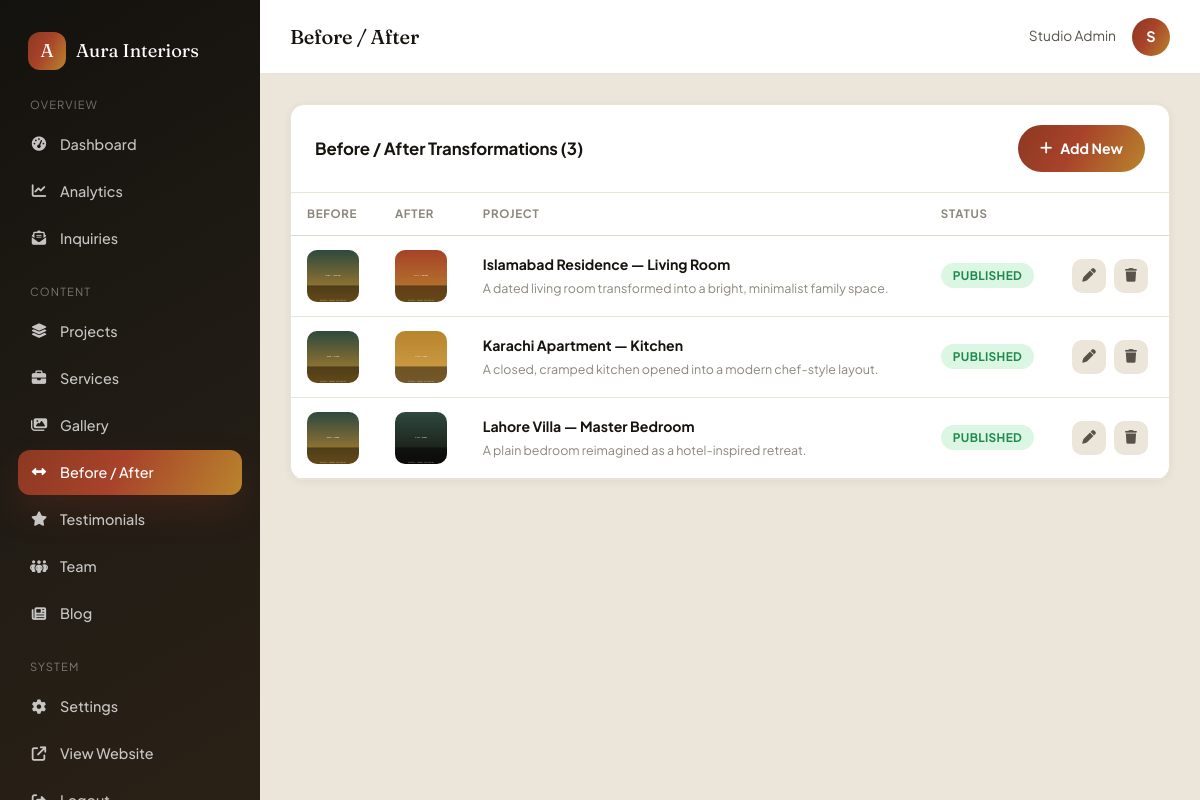
Screenshot of /admin/before-after.php (signed in) with the database file from the repository.
### tables this page shows
CREATE TABLE `before_after` (
  `id` INT UNSIGNED AUTO_INCREMENT PRIMARY KEY,
  `project_name` VARCHAR(180) NOT NULL,
  `description` VARCHAR(500) NULL,
  `before_image` VARCHAR(255) NOT NULL,
  `after_image` VARCHAR(255) NOT NULL,
  `sort_order` SMALLINT NOT NULL DEFAULT 0,
  `is_published` TINYINT(1) NOT NULL DEFAULT 1,
  `created_at` DATETIME NOT NULL DEFAULT CURRENT_TIMESTAMP
);

### config/database.php (called while the page is built, shortened)
<?php
function db(): PDO
{
    static $pdo = null;
    if ($pdo instanceof PDO) {
        return $pdo;
    }
    $dsn = 'mysql:host=' . DB_HOST . ';dbname=' . DB_NAME . ';charset=' . DB_CHARSET;
    try {
        $pdo = new PDO($dsn, DB_USER, DB_PASS, [
            PDO::ATTR_ERRMODE            => PDO::ERRMODE_EXCEPTION,
            PDO::ATTR_DEFAULT_FETCH_MODE => PDO::FETCH_ASSOC,
            PDO::ATTR_EMULATE_PREPARES   => false,
        ]);
    } catch (PDOException $e) {
        http_response_code(500);
        if (defined('SITE_ENV') && SITE_ENV === 'local') {
            die('Database connection failed: ' . $e->getMessage());
        }
        die('We are experiencing a temporary issue. Please try again shortly.');
    }
    return $pdo;
}

### includes/functions.php (called while the page is built, shortened)
<?php
function e(?string $value): string
{
    return htmlspecialchars($value ?? '', ENT_QUOTES, 'UTF-8');
}
function asset(string $path): string
{
    return BASE_URL . '/' . ltrim($path, '/');
}
function img(?string $path, string $fallback = 'assets/images/placeholder.jpg'): string
{
    if (empty($path)) {
        return asset($fallback);
    }
    return asset($path);
}

### admin/before-after.php (the view, shortened to what this page needs)
<?php
$items = db()->query('SELECT * FROM before_after ORDER BY sort_order')->fetchAll();
require __DIR__ . '/includes/admin-header.php';
?>
<div class="panel">
  <div class="panel__head">
    <h2>Before / After Transformations (<?= count($items) ?>)</h2>
    <a href="ba-form.php" class="btn--admin"><i class="fa-solid fa-plus"></i> Add New</a>
  </div>
  <div class="table-wrap">
    <table class="admin-table">
      <thead><tr><th>Before</th><th>After</th><th>Project</th><th>Status</th><th></th></tr></thead>
      <tbody>
        <?php foreach ($items as $item): ?>
          <tr>
            <td><img class="table-thumb" src="<?= e(img($item['before_image'])) ?>" alt=""></td>
            <td><img class="table-thumb" src="<?= e(img($item['after_image'])) ?>" alt=""></td>
            <td><b><?= e($item['project_name']) ?></b><br><span style="color:var(--ink-faint);font-size:.78rem"><?= e($item['description']) ?></span></td>
            <td>
              <form method="post"><?= csrf_field() ?><input type="hidden" name="action" value="toggle_publish"><input type="hidden" name="id" value="<?= $item['id'] ?>">
                <button class="badge <?= $item['is_published'] ? 'badge--published' : 'badge--draft' ?>" style="border:none;cursor:pointer"><?= $item['is_published'] ? 'Published' : 'Draft' ?></button>
              </form>
            </td>
            <td>
              <div class="row-actions">
                <a href="ba-form.php?id=<?= $item['id'] ?>" title="Edit"><i class="fa-solid fa-pen"></i></a>
                <form method="post" data-confirm="Delete this entry?"><button class="danger" title="Delete"><i class="fa-solid fa-trash"></i></button></form>
              </div>
            </td>
          </tr>
        <?php endforeach; ?>
      </tbody>
    </table>
  </div>
</div>
<?php require __DIR__ . '/includes/admin-footer.php'; ?>

### assets/css/style.css (style rules this page uses)
:root { --bg: #F5F2EC; --surface: #FFFFFF; --surface-2: #ECE6DA; --surface-tint: #F1ECE1; --ink: #17140F; --ink-soft: #57534A; --ink-faint: #8C877C; --line: #DED6C6; --line-soft: #EAE4D8; --accent-1: #A8432A; --accent-2: #B9852D; --accent-3: #2F4A3E; --accent-4: #D2A24C; --gradient-brand: linear-gradient(120deg, #8C3822 0%, #A8432A 45%, #B9852D 100%); --gradient-brand-soft: linear-gradient(135deg, rgba(168,67,42,.10), rgba(185,133,45,.10)); --gradient-surface: linear-gradient(160deg, #FFFFFF 0%, #FBF8F2 55%, #F7F1E4 100%); --gradient-dark: linear-gradient(150deg, #14120E 0%, #211C15 55%, #2A2116 100%); --gradient-line: linear-gradient(90deg, var(--accent-1), var(--accent-2), var(--accent-4)); --shadow-sm: 0 2px 10px rgba(23,20,15,.06); --shadow-md: 0 10px 26px rgba(23,20,15,.09); --shadow-lg: 0 22px 50px rgba(23,20,15,.16); --shadow-glow: 0 16px 34px rgba(140,56,34,.24); --radius-sm: 8px; --radius-md: 14px; --radius-lg: 20px; --radius-pill: 999px; --font-display: 'Fraunces', 'Georgia', serif; --font-body: 'Plus Jakarta Sans', -apple-system, BlinkMacSystemFont, 'Segoe UI', sans-serif; --container: 1240px; --header-h: 80px; }
*,*::before,*::after { box-sizing:border-box; margin:0; padding:0; }
html { scroll-behavior:smooth; }
body { font-family: var(--font-body); background: var(--bg); color: var(--ink); line-height:1.6; font-size:16px; -webkit-font-smoothing:antialiased; overflow-x:hidden; }
img { max-width:100%; display:block; }
a { color:inherit; text-decoration:none; }
button { font-family:inherit; cursor:pointer; }
h1,h2,h3,h4,h5 { font-family: var(--font-display); font-weight:500; line-height:1.15; letter-spacing:-0.01em; color:var(--ink); }
h2 { font-size:clamp(2rem, 3.4vw, 3rem); }

### assets/css/admin.css (style rules this page uses)
body.admin-body { background: var(--surface-2); min-height:100vh; }
.panel { background:var(--surface); border-radius:var(--radius-md); border:1px solid var(--line-soft); box-shadow:var(--shadow-sm); margin-bottom:26px; }
.panel__head { display:flex; align-items:center; justify-content:space-between; padding:20px 24px; border-bottom:1px solid var(--line-soft); flex-wrap:wrap; gap:12px; }
.panel__head h2 { font-size:1.05rem; font-family:var(--font-body); font-weight:700; }
.table-wrap { overflow-x:auto; }
table.admin-table { width:100%; border-collapse:collapse; font-size:.88rem; }
table.admin-table th { text-align:left; padding:12px 16px; font-size:.72rem; text-transform:uppercase; letter-spacing:.06em; color:var(--ink-faint); border-bottom:1px solid var(--line); white-space:nowrap; }
table.admin-table td { padding:14px 16px; border-bottom:1px solid var(--line-soft); vertical-align:middle; }
.table-thumb { width:52px; height:52px; border-radius:10px; object-fit:cover; }
.row-actions { display:flex; gap:8px; }
.row-actions a, .row-actions button { width:34px; height:34px; border-radius:10px; display:flex; align-items:center; justify-content:center; background:var(--surface-2); color:var(--ink-soft); border:none; font-size:.85rem; transition:all .2s ease; }
.badge { display:inline-flex; align-items:center; gap:6px; padding:5px 12px; border-radius:var(--radius-pill); font-size:.74rem; font-weight:700; text-transform:uppercase; letter-spacing:.03em; }
.badge--published { background:#DCF6E4; color:#1E8A4C; }
.btn--admin { background:var(--gradient-brand); color:#fff; border:none; padding:12px 22px; border-radius:var(--radius-pill); font-weight:700; font-size:.88rem; display:inline-flex; align-items:center; gap:8px; }

### rows the page displays
before_after: before_image (picture), after_image (picture), project_name "Islamabad Residence — Living Room", description "A dated living room transformed into a bright, minimalist family space.", is_published "PUBLISHED"
before_after: before_image (picture), after_image (picture), project_name "Karachi Apartment — Kitchen", description "A closed, cramped kitchen opened into a modern chef-style layout.", is_published "PUBLISHED"
before_after: before_image (picture), after_image (picture), project_name "Lahore Villa — Master Bedroom", description "A plain bedroom reimagined as a hotel-inspired retreat.", is_published "PUBLISHED"

### other values shown
setting('company_name') "Aura Interiors"
$adminPageTitle "Before / After"
$currentAdmin['name'] "Studio Admin"
substr($currentAdmin['name'], 0, 1) "S"
count($items) "3"
